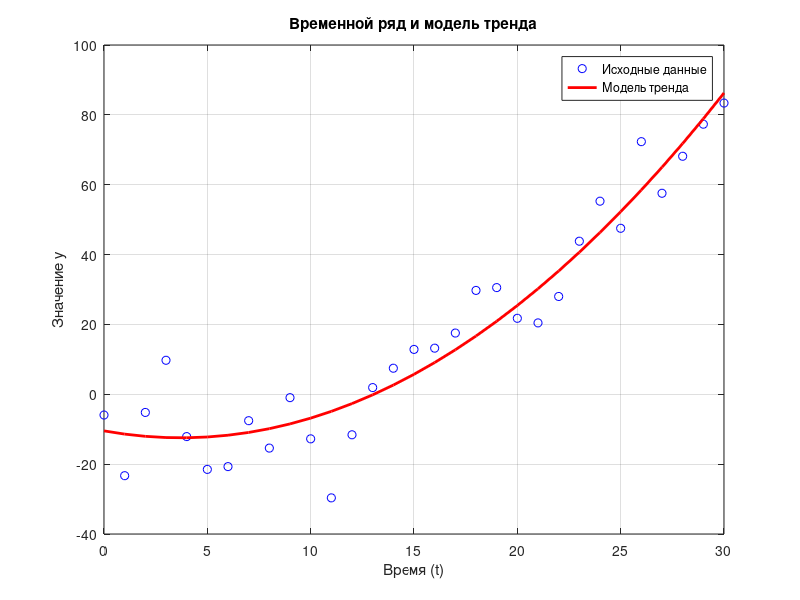
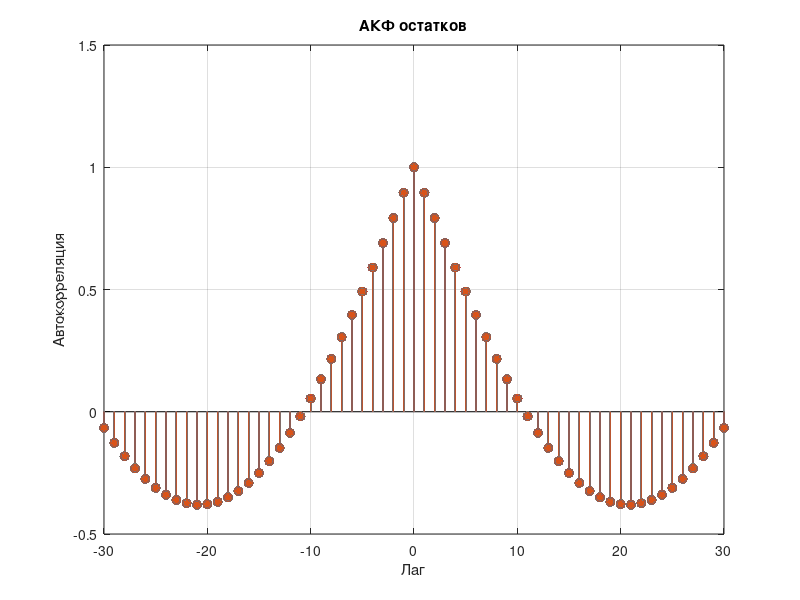

These figures' MATLAB source, in order:
% 1
t = (0:30)';
y = [-5.937,-23.304,-5.196,9.737,-12.115,-21.501,-20.707,-7.558,-15.403,-0.964,-12.758,-29.655,-11.595,1.919,7.465,12.849,13.207,17.534,29.740,30.544,21.756,20.439,28.003,43.826,55.282,47.524,72.327,57.551,68.147,77.330,83.380];

% 4
p = polyfit(t, y, 2); % коэффициенты

y_fit = polyval(p, t);

figure;
plot(t, y, 'bo', 'DisplayName', 'Исходные данные'); hold on;
plot(t, y_fit, 'r-', 'LineWidth', 2, 'DisplayName', 'Модель тренда');
xlabel('Время (t)');
ylabel('Значение y');
title('Временной ряд и модель тренда');
legend('Location', 'best');
grid on;

% 5
SS_res = sum((y - y_fit).^2);           % Сумма квадратов ошибок
SS_tot = sum((y - mean(y)).^2);         % Общая сумма квадратов
R2 = 1 - SS_res/SS_tot;
fprintf('Коэффициент детерминации R^2 = %.4f\n', R2);

% 6. Вычисление остатков
residuals = y - y_fit;

% figure;
% stem(t, residuals, 'filled');
% xlabel('Время (t)');
% ylabel('Остатки');
% title('Временной ряд остатков');
% grid on;

% 7
[R, L] = xcorr(residuals - mean(residuals), 'coeff');

figure;
stem(L, R, 'filled');
xlabel('Лаг');
ylabel('Автокорреляция');
title('АКФ остатков');
grid on;

% Линии статистической значимости
% N = length(residuals);
% hold on;
% conf_level = 1.96/sqrt(N);
% yline(conf_level, 'r--');
% yline(-conf_level, 'r--');

% Комментарий по акф:
% Если большинство значений АКФ лежит в пределах +- conf_level, корреляции отсутствуют => остатки неавтокоррелированы.

% 8. Прогноз на 5 шагов вперед
steps_ahead = (t(end)+1):(t(end)+5);
y_forecast = polyval(p, steps_ahead);

fprintf('\nПрогноз значений на 5 шагов вперед:\n');
for i = 1:length(y_forecast)
    fprintf('t = %d: y_pred = %.4f\n', steps_ahead(i), y_forecast(i));
end

% Оценка точности прогноза возможна только если есть реальные данные.
% Иначе можно вычислить доверительные интервалы или использовать стандартные ошибки, 
% что требует более сложного анализа (например, через функции regress или fitlm).
